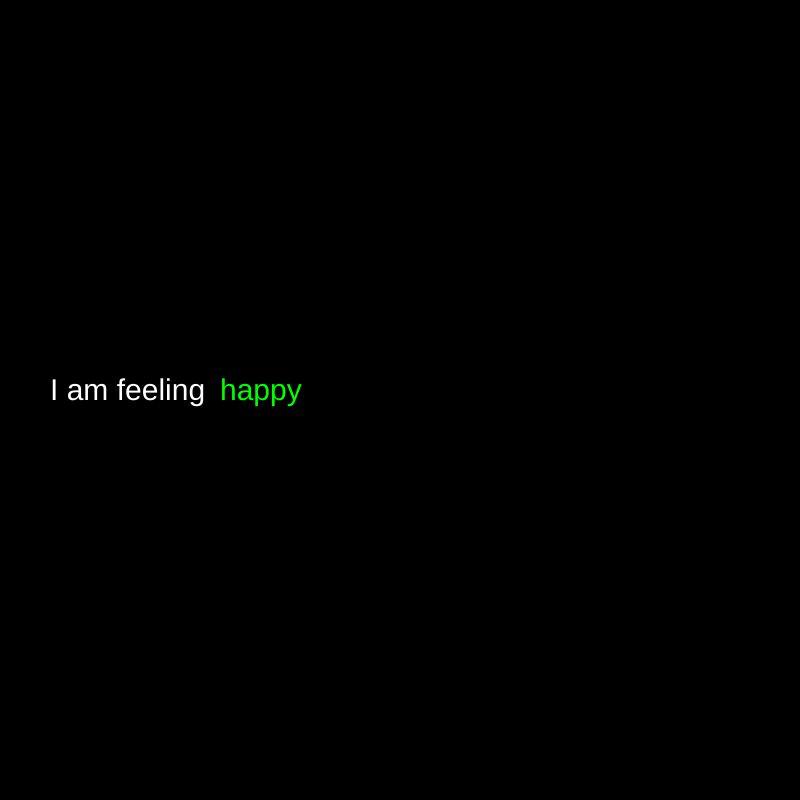
Frame 1 (no input)
Frame 60 (no input): identical to frame 1, image omitted
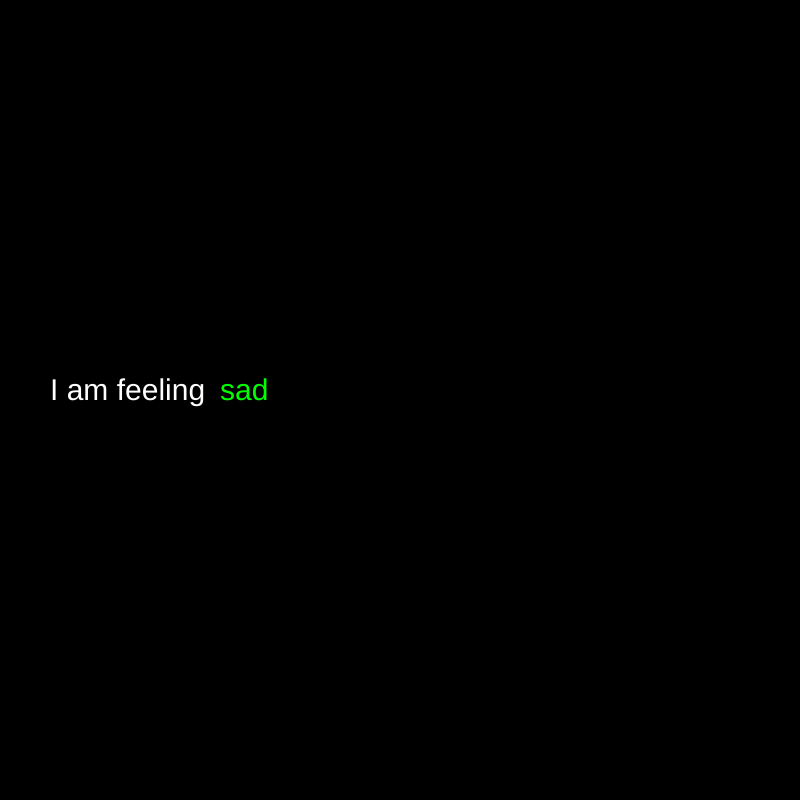
Frame 120 (the mouse pressed at the canvas centre since frame 60)

The p5.js sketch that drew these frames (run headless with seeded random() and noise() and a simulated clock; from frame 60 on, the mouse is pressed at the canvas centre):

// p5.js sketch
// ── sketch.js

/*
  Arrays demo - Fixed Strings
  Use arrays to keep track of different colors and text
  to display on screen
*/

// array to keep track of emotion text
let emotions = ["happy", "sad", "angry", "hungry"];

// keep track of an index inside the emotions array
let emotionIndex = 0;

// array to keep track of potential text colors
let colors = [];

// keep track of an index inside the colors array
let colorIndex = 0;

function setup() {
	createCanvas(800, 800);
	textSize(30);
	fill("white");

	// add color elements to the colors array
	colors[0] = color(0, 255, 0);
	colors[1] = color(0, 200, 255);
	colors[2] = color(255, 0, 0);
	colors[3] = color(255, 0, 255);
	colors[4] = color(255, 255, 0);
}

function draw() {
    background("black");

	// draw the static text
	fill("white");
	text("I am feeling ", 50, height / 2);

	// use the indices to retrieve elements from the colors and emotions arrays
	// draw the emotion text in the current color
	fill(colors[colorIndex]);
	text(emotions[emotionIndex], 220, height / 2);
}

function mousePressed() {
	// add one to emotionIndex, to show the next emotion in the array
	emotionIndex++;

	// if the emotion index would be out of bounds 
	// (greater than or equal to the length of the array),
	// reset it to 0
	if(emotionIndex >= emotions.length) {
		emotionIndex = 0;
	}
}

function keyPressed() {
	// add one to colorIndex -- 
	// use the mod operator (%) to make colorIndex reset 
	// to zero when it reaches colors.length
	colorIndex = (colorIndex + 1) % colors.length;
}
